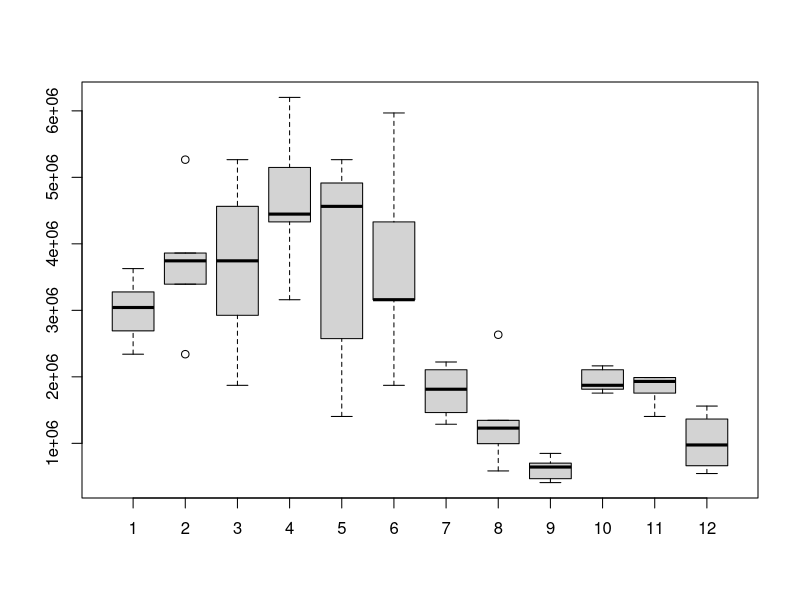
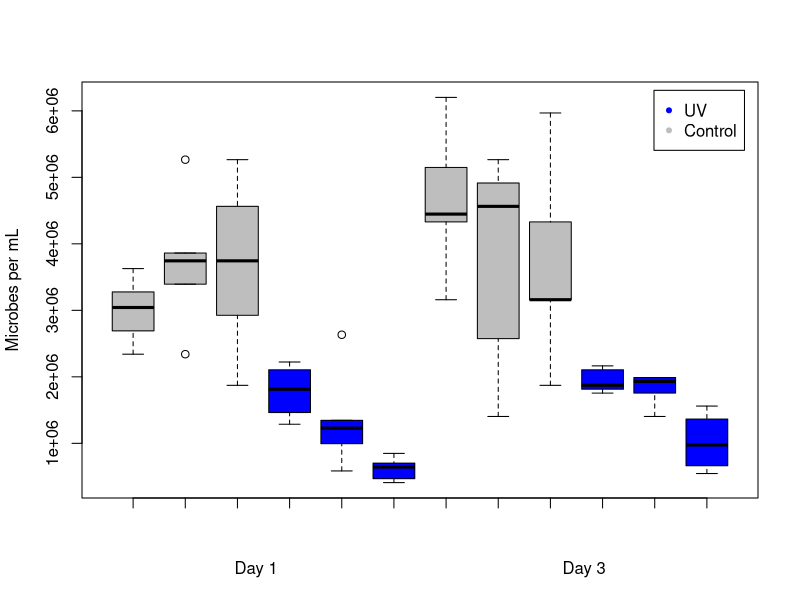
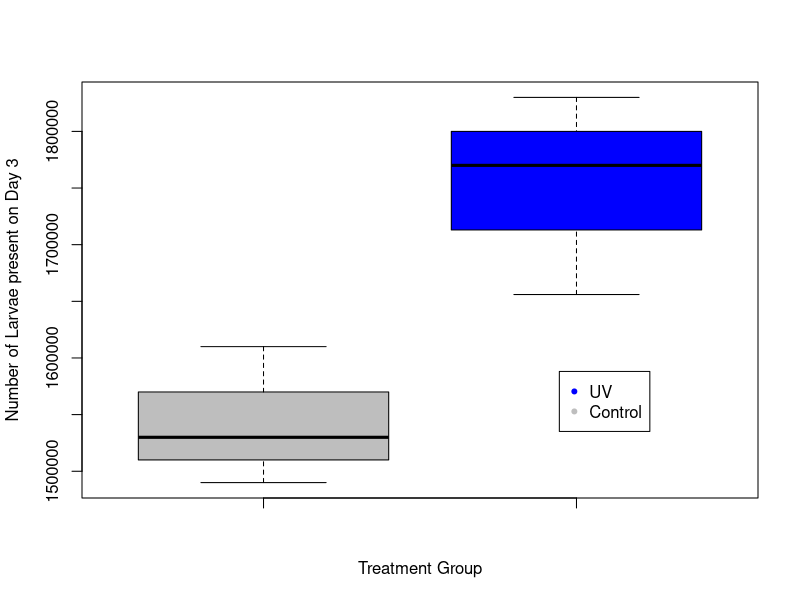

The R source for these figures, in order:
#microbe abundance data
cd1a = c(3042550.804, 2691487.249,	3276593.173,	3627656.727,	2340423.695)
cd1b = c(3393614.358, 2340423.695,	3861699.097,	3744677.912,	5265953.314)
cd1c = c(1872338.956,	2925529.619,	3744677.912,	4563826.205,	5265953.314)
uvd1a = c(1287233.032,	1462764.809,	2106381.326,	1813828.364, 2223402.51)
uvd1b = c(1228722.44,	2632976.657,	585105.9238,	1345743.625, 994680.0704)
uvd1c = c(468084.739,	643616.5161,	409574.1466,	702127.1085, 848403.5895)
cd3a = c(4446805.021,	4329783.836,	5148932.129,	3159571.988, 6202122.792)
cd3b = c(4914889.76,	5265953.314,	1404254.217,	4563826.205, 2574466.065)
cd3c = c(1872338.956,	4329783.836,	3159571.988,	3159571.988, 5968080.422)
uvd3a = c(1872338.956,	1755317.771,	2164891.918,	1813828.364, 2106381.326)
uvd3b = c(1989360.141,	1404254.217,	1989360.141,	1755317.771, 1930849.548)
uvd3c = c(975176.5396,	663120.0469,	1365247.155,	546098.8622, 1560282.463)
IQR(cd1a)
IQR(cd1b)
IQR(cd1c)
IQR(uvd1a)
IQR(uvd1b)
IQR(uvd1c)
IQR(cd3a)
IQR(cd3b)
IQR(cd3c)
IQR(uvd3a)
IQR(uvd3b)
IQR(uvd3c)
median(cd1a)
median(cd1b)
median(cd1c)
median(uvd1a)
median(uvd1b)
median(uvd1c)
median(cd3a)
median(cd3b)
median(cd3c)
median(uvd3a)
median(uvd3b)
median(uvd3c)
boxplot(cd1a, cd1b, cd1c, cd3a, cd3b, cd3c, uvd1a, uvd1b, uvd1c, uvd3a, uvd3b, uvd3c)
boxplot(cd1a, cd1b, cd1c, uvd1a, uvd1b, uvd1c, cd3a, cd3b, cd3c, uvd3a, uvd3b, uvd3c,
        ylab = "Microbes per mL", 
        xlab = "Day 1                                                         Day 3",
        col = c('gray','gray','gray', 'blue', 'blue', 'blue', 'gray', 'gray', 'gray',
                'blue', 'blue', 'blue'))
legend("topright", inset = 0.02, legend = c("UV", "Control"), 
       pch = c(20, 20), col = c("blue", "gray"))
cd1 = c(3042550.804, 2691487.249,	3276593.173,	3627656.727,	2340423.695, 
        3393614.358, 2340423.695,	3861699.097,	3744677.912,	5265953.314,
        1872338.956,	2925529.619,	3744677.912,	4563826.205,	5265953.314)
uvd1 = c(1287233.032,	1462764.809,	2106381.326,	1813828.364, 2223402.51,
         1228722.44,	2632976.657,	585105.9238,	1345743.625, 994680.0704,
         468084.739,	643616.5161,	409574.1466,	702127.1085, 848403.5895)
cd3 = c(4446805.021,	4329783.836,	5148932.129,	3159571.988, 6202122.792,
        4914889.76,	5265953.314,	1404254.217,	4563826.205, 2574466.065, 
        1872338.956,	4329783.836,	3159571.988,	3159571.988, 5968080.422)
uvd3 = c(1872338.956,	1755317.771,	2164891.918,	1813828.364, 2106381.326,
         1989360.141,	1404254.217,	1989360.141,	1755317.771, 1930849.548,
         975176.5396,	663120.0469,	1365247.155,	546098.8622, 1560282.463)
mean(cd1)
mean(uvd1) 
mean(cd3)
mean(uvd3)
sd(cd1)
sd(uvd1) 
sd(cd3)
sd(uvd3)
median(cd1)
median(uvd1) 
median(cd3)
median(uvd3)
t.test(uvd1,cd1)
t.test(uvd3,cd3)

#larval suvival data
Control = c(1610000, 1490000, 1530000)
UV = c(1656000, 1770000, 1830000)
boxplot(Control, UV, ylab = "Number of Larvae present on Day 3", xlab = "Treatment Group",
        title = "Larval survival in different treatment groups", col = c("gray", "blue"))
legend("bottomright", inset = 0.16, legend = c("UV", "Control"), 
       pch = c(20, 20), col = c("blue", "gray"))
mean(UV)
mean(Control)
sd(UV)
median(UV)
sd(Control)
IQR(UV)
IQR(Control)
t.test(UV,Control)
